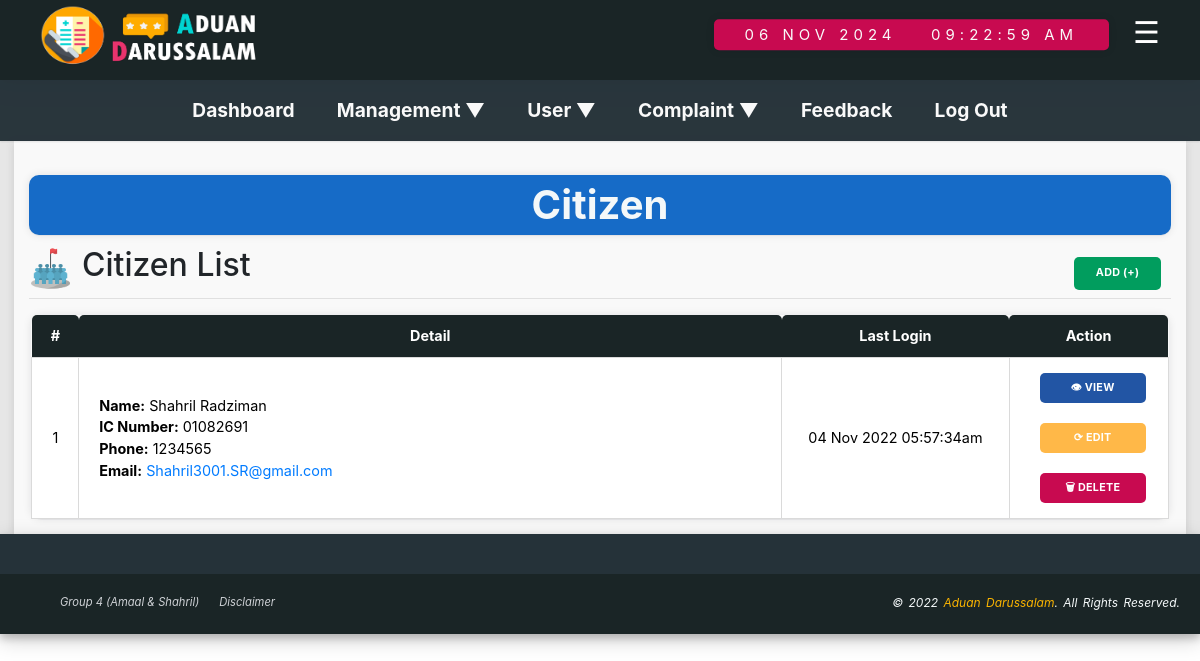
The app's page /admin-citizenlist.php?adminEmail=Shahril3001.SR@gmail.com&role=admin (signed in) with its own data.
### tables this page shows
CREATE TABLE `citizen` (
  `citizenID` int(100) NOT NULL,
  `citizenName` varchar(50) NOT NULL,
  `citizenIC` varchar(11) NOT NULL,
  `citizenEmail` varchar(50) NOT NULL,
  `citizenPhone` varchar(11) NOT NULL,
  `citizenAddress` varchar(100) NOT NULL,
  `citizenPassword` varchar(8) NOT NULL,
  `role` varchar(7) NOT NULL,
  `lastLogin` datetime NOT NULL
);

### side.php (called while the page is built, shortened)
<?php
	if(isset($_GET['role'])){
		$role=$_GET['role'];
		if($role=="admin"){
			$adminEmail=$_GET['adminEmail'];
		}
	}
?>

### connection.php (called while the page is built)
<?php
	function dbconn(){
		try {
			$host = "localhost";
			$dbname = "citizenportaldb";
			$username = "admin";
			$password = '1234';
			$dsn = "mysql:host=".$host.";dbname=".$dbname."";
			$connection = new PDO($dsn, $username, $password);
			$connection->setAttribute(PDO::ATTR_ERRMODE, PDO::ERRMODE_EXCEPTION);
			return $connection;
		}catch(PDOException $e){
			echo $e->getMessage();
			echo $e->getLine();
			echo $e->getTrace();
		}
	}
?>

### admin-citizenlist.php (the view, shortened to what this page needs)
<!DOCTYPE html>
	<html lang="en">
	<head>
		<link rel="stylesheet" href="style.css">
		<link rel="stylesheet" type="text/css" href="vendor/bootstrap/css/bootstrap.min.css">
		<link rel="stylesheet" type="text/css" href="vendor/animate/animate.css">
		<link rel="stylesheet" type="text/css" href="vendor/select2/select2.min.css">
		<link rel="stylesheet" type="text/css" href="vendor/daterangepicker/daterangepicker.css">
		<link rel="stylesheet" type="text/css" href="vendor/slick/slick.css">
		<link rel="stylesheet" type="text/css" href="vendor/lightbox2/css/lightbox.min.css">
	</head>
	<body>
			<div id="wrapper">
				<?php
					include 'header_bar.php';
					include 'navigation_bar.php';
				?>
					<?php
					include 'side.php';
					?>
				<main>
					<div class="main-container">
						<div>
							<h1 class="title-container">Citizen</h1>
							<img src='icon/icons8-citizen-64.png' class='statbox-title-img'/>
							<?php
								echo"
								<a href='admin-addcitizen.php?adminEmail=".$adminEmail."&role=".$role."'><button class='button' id='statbox-addBtn'>Add (+)</button></a>
								";
							?>
							<h2 class='statbox-title-h2'>Citizen List</h2>
							<hr>
							<?php
									$cloneID = 0;
									include 'connection.php';
									$citizenquery = dbConn()->prepare('SELECT * FROM citizen');
									$citizenquery->execute();
									$citizenlists = $citizenquery->fetchAll(PDO::FETCH_OBJ);
									echo"
									<div class='row'>
										<table id='listtable'>
											<tr>
												<th width='20px'>#</th>
												<th>Detail</th>
												<th width='20%'>Last Login</th>
												<th width='14%'>Action</th>
											</tr>";
											foreach($citizenlists as $citizenlist){
											$cloneID++;
											$citizenIC = $citizenlist->citizenIC;
											$citizenName = $citizenlist->citizenName;
											$citizenPhone = $citizenlist->citizenPhone;
											$citizenEmail = $citizenlist->citizenEmail;
											$lastLogin = $citizenlist->lastLogin;
											$lastLogin = date('d M Y H:i:sa',strtotime($lastLogin));
											echo "
											<tr>
												<td>$cloneID</td>
												<td class='justify-contents'>
													<b>Name:</b> $citizenName<br>
													<b>IC Number:</b> $citizenIC<br>
													<b>Phone:</b> $citizenPhone<br>
													<b>Email:</b> <a href='mailto:$citizenEmail'>$citizenEmail</a><br>
												</td>
												<td>$lastLogin</td>
												<td>
													<a href='admin-viewcitizen.php?adminEmail=".$adminEmail."&citizenIC=".$citizenIC."&role=".$role."'><button class='button' id='viewBtn'>&#x1f441; View</button></a>
													<a href='admin-editcitizen.php?adminEmail=".$adminEmail."&citizenIC=".$citizenIC."&role=".$role."'><button class='button' id='editBtn'>&#10227; Edit</button></a>
													<a href='admin-deletecitizen.php?adminEmail=".$adminEmail."&citizenIC=".$citizenIC."&role=".$role."'><button class='button' id='deleteBtn'>&#128465; Delete</button></a>
												</td>
											</tr>";
											}
											echo"</table>";
									?>
							</div>
						</div>
					</div>
				</main>
				<footer>
					<?php
						include 'footer_bar.php';
					?>
		    </footer>
			</div>
	</body>
</html>

### style.css (style rules this page uses)
body { min-height: 100vh; padding: 0; }
h1 { margin: 0; font-size:2em; line-height: 200%; text-shadow: #cccccc; }
.title-container { margin-top: 0.5em; margin-bottom: 0.3em; padding: 0.2em; background-color: #166BC7; color: #F4F8F9; font-weight: bold; text-transform: capitalize; text-shadow: #cccccc; border-radius:10px; box-shadow: rgba(17, 17, 26, 0.05) 0px 1px 0px, rgba(17, 17, 26, 0.1) 0px 0px 8px; }
main { margin: 0; padding-top: 0; padding-bottom: 0; padding-left: 1em; padding-right: 1em; font-size: 90%; background-color: #E6E6E6; }
.main-container { text-align: center; background-color: #F9F9F9; box-shadow: rgba(99, 99, 99, 0.2) 0px 2px 8px 0px; padding: 1em; }
.statbox-title-h2 { text-align: left; }
.statbox-title-img { display: block; float: left; width: 3em; height: 3em; margin-right: 10px; }
img { border:0; }
footer { bottom: 0; left: 0; right: 0; height: auto; width: 100%; padding-top: 40px; text-align: left; font-size:0.70em; font-style: italic; color: #F4F8F9; background-color: #253239; box-shadow: 0 4px 8px 0 rgba(0, 0, 0, 0.2), 0 6px 20px 0 rgba(0, 0, 0, 0.19); }
header, nav, main, footer { display: block; }
table { border-collapse: collapse; border-radius:10px; box-shadow: rgba(17, 17, 26, 0.05) 0px 1px 0px, rgba(17, 17, 26, 0.1) 0px 0px 8px; }
tr,td, th { padding:10px; }
.justify-contents { text-align: justify; text-justify: inter-word; }
#listtable { width:97%; margin-left: auto; margin-right: auto; }
#listtable td { color:black; background-color:white; padding:5px 20px; border: 1px solid #DADADA; }
@media screen and (max-width:1366px) { #listtable .button { width:90%; } }
#listtable th { color:white; background-color: #1A2526; text-align:center; border-radius: 5px 5px 0 0; }
#viewBtn { background-color: #2255A4; }
#editBtn { background-color: #FFB848; }
#statbox-addBtn { float: right; text-align: center; height: 3em; background-color: #019D5E; }
#resetBtn, #cancelBtn, #backBtn, #deleteBtn { background-color: #C80A50; }
.button { background: none repeat scroll 0% 0%; background-color: #25262A; color: white; display: inline-block; padding: 8px 22px; font-size: 0.75em; letter-spacing: 0.25px; line-height: 1.3em;border-radius: 5px; text-decoration: none;border:none;text-transform: uppercase; font-weight: bold;width: auto;overflow: visible; margin: 10px; }

### records on screen
citizen: citizenName "Shahril Radziman", citizenIC "01082691", citizenPhone "1234565", citizenEmail "Shahril3001.SR@gmail.com", lastLogin "04 Nov 2022 05:57:34am"
